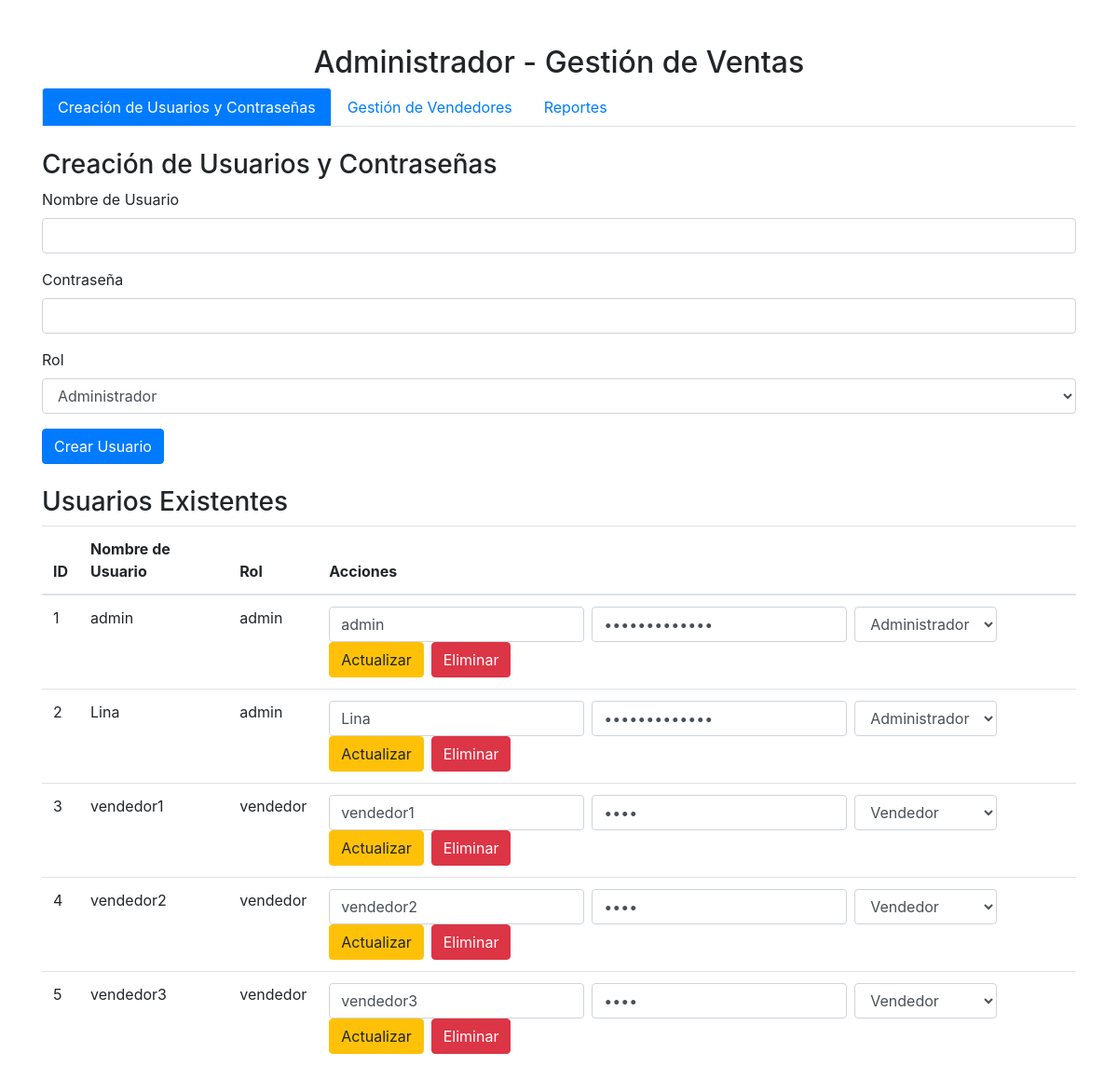
The page /admin.php (signed in) on the database its author committed.
### tables this page shows
CREATE TABLE `usuarios` (
  `id` int(11) NOT NULL,
  `username` varchar(50) NOT NULL,
  `password` varchar(255) NOT NULL,
  `role` enum('admin','vendedor') NOT NULL
);

### admin.php (the view, shortened to what this page needs)
<?php
$servername = $_ENV['DB_SERVER'];
$username = $_ENV['DB_USERNAME'];
$password = $_ENV['DB_PASSWORD'];
$dbname = $_ENV['DB_NAME'];
$conn = new mysqli($servername, $username, $password, $dbname);
$users = $conn->query("SELECT * FROM usuarios");
?>
<!DOCTYPE html>
<html lang="es">
<head>
    <link href="https://stackpath.bootstrapcdn.com/bootstrap/4.5.2/css/bootstrap.min.css" rel="stylesheet">
</head>
<body>
    <div class="container mt-5">
        <h2 class="text-center">Administrador - Gestión de Ventas</h2>
        <ul class="nav nav-tabs" id="adminTab" role="tablist">
            <li class="nav-item">
                <a class="nav-link active" id="usuarios-tab" data-toggle="tab" href="#usuarios" role="tab" aria-controls="usuarios" aria-selected="true">Creación de Usuarios y Contraseñas</a>
            </li>
            <li class="nav-item">
                <a class="nav-link" id="vendedores-tab" data-toggle="tab" href="#vendedores" role="tab" aria-controls="vendedores" aria-selected="false">Gestión de Vendedores</a>
            </li>
            <li class="nav-item">
                <a class="nav-link" id="reportes-tab" data-toggle="tab" href="#reportes" role="tab" aria-controls="reportes" aria-selected="false">Reportes</a>
            </li>
        </ul>
        <div class="tab-content" id="adminTabContent">
            <div class="tab-pane fade show active" id="usuarios" role="tabpanel" aria-labelledby="usuarios-tab">
                <h3 class="mt-4">Creación de Usuarios y Contraseñas</h3>
                <form method="POST" class="mb-3">
                    <div class="form-group">
                        <label for="new_username">Nombre de Usuario</label>
                        <input type="text" class="form-control" id="new_username" name="new_username" required>
                    </div>
                    <div class="form-group">
                        <label for="new_password">Contraseña</label>
                        <input type="password" class="form-control" id="new_password" name="new_password" required>
                    </div>
                    <div class="form-group">
                        <label for="new_role">Rol</label>
                        <select class="form-control" id="new_role" name="new_role" required>
                            <option value="admin">Administrador</option>
                        </select>
                    </div>
                    <button type="submit" name="create_user" class="btn btn-primary">Crear Usuario</button>
                </form>
                <h3 class="mt-4">Usuarios Existentes</h3>
                <table class="table">
                    <thead>
                        <tr>
                            <th>ID</th>
                            <th>Nombre de Usuario</th>
                            <th>Rol</th>
                            <th>Acciones</th>
                        </tr>
                    </thead>
                    <tbody>
                        <?php while ($row = $users->fetch_assoc()): ?>
                        <tr>
                            <td><?= $row['id'] ?></td>
                            <td><?= $row['username'] ?></td>
                            <td><?= $row['role'] ?></td>
                            <td>
                                <form method="POST" class="form-inline">
                                    <div class="form-group mr-2">
                                        <input type="text" class="form-control" name="edit_username" value="<?= $row['username'] ?>" required>
                                    </div>
                                    <div class="form-group mr-2">
                                        <input type="password" class="form-control" name="edit_password" value="<?= $row['password'] ?>" required>
                                    </div>
                                    <div class="form-group mr-2">
                                        <select class="form-control" name="edit_role" required>
                                            <option value="admin" <?= $row['role'] == 'admin' ? 'selected' : '' ?>>Administrador</option>
                                            <option value="vendedor" <?= $row['role'] == 'vendedor' ? 'selected' : '' ?>>Vendedor</option>
                                        </select>
                                    </div>
                                    <button type="submit" name="update_user" class="btn btn-warning mr-2">Actualizar</button>
                                    <button type="submit" name="delete_user" class="btn btn-danger">Eliminar</button>
                                </form>
                            </td>
                        </tr>
                        <?php endwhile; ?>
                    </tbody>
                </table>
            </div>
        </div>
    </div>
</body>
</html>

### admin.php (style rules this page uses)
.nav-tabs .nav-link.active { background-color: #007bff; color: #fff; }

### rows shown on the page
usuarios: id "1", username "admin", role "admin", edit_username "admin", edit_role "Administrador"
usuarios: id "2", username "Lina", role "admin", edit_username "Lina", edit_role "Administrador"
usuarios: id "3", username "vendedor1", role "vendedor", edit_username "vendedor1", edit_role "Vendedor"
usuarios: id "4", username "vendedor2", role "vendedor", edit_username "vendedor2", edit_role "Vendedor"
usuarios: id "5", username "vendedor3", role "vendedor", edit_username "vendedor3", edit_role "Vendedor"
